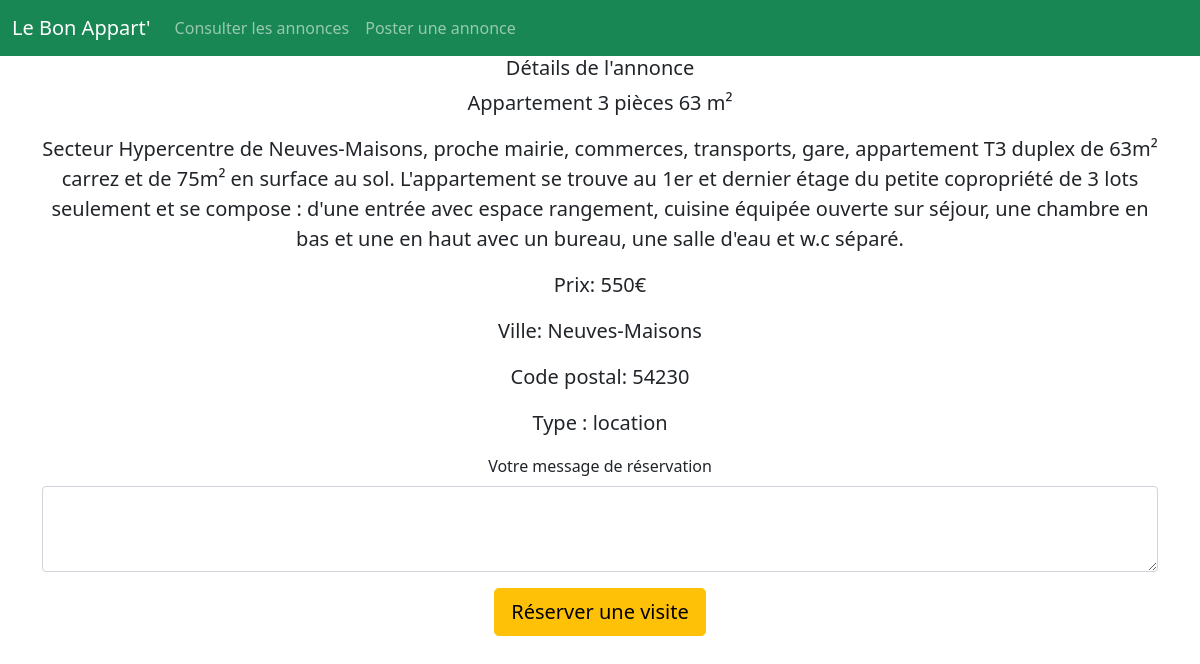
The page /fiche-annonce.php?id=21 on the database its author committed.
### tables this page shows
CREATE TABLE `advert` (
  `id` int(3) NOT NULL,
  `title` varchar(255) NOT NULL,
  `description` varchar(500) NOT NULL,
  `postal_code` varchar(255) NOT NULL,
  `city` varchar(255) NOT NULL,
  `type` enum('location','vente','','') NOT NULL,
  `price` varchar(255) NOT NULL,
  `reservation_message` varchar(255) NOT NULL
);

### inc/init.php (called while the page is built, shortened)
<?php
$content = '';

### fiche-annonce.php (the view, shortened to what this page needs)
<?php require_once './inc/init.php';
if (isset($_GET['id'])) {
    $data = $pdo->query("SELECT * FROM advert WHERE id = '$_GET[id]'");
}
$detail = $data->fetch(PDO::FETCH_ASSOC);
$content .= '<div class="container text-center">';
$content .= "<p class=\"lead\">" . $detail['title'] . "</p>";
$content .= "<p class=\"lead\">" . $detail['description'] . "</p>";
$content .= "<p class=\"lead\">Prix: " . $detail['price'] . "€" . "</p>";
$content .= "<p class=\"lead\">Ville: " . $detail['city'] . "</p>";
$content .= "<p class=\"lead\">Code postal: " . $detail['postal_code'] . "</p>";
$content .= "<p class=\"lead\">Type : " . $detail['type'] . "</p>";
$content .= "<form action=\"\" method=\"POST\">";
$content .= "<div class=\"mb-3\">
<label for=\"message\" class=\"form-label\">Votre message de réservation</label>
<textarea class=\"form-control\" id=\"textarea\" rows=\"3\"></textarea>
</div>";
$content .= "<input type=submit value=\"Réserver une visite\" class=\"btn btn-lg btn-warning mb-5\" name=\"reserver_bien\">";
$content .= "</form>";
?>
<?php require_once './inc/header.inc.php'; ?>
<h5 class="text-center">Détails de l'annonce</h5>
<?= $content; ?>
<?php require_once './inc/footer.inc.php'; ?>

### rows shown on the page
advert: title "Appartement 3 pièces 63 m²", description "Secteur Hypercentre de Neuves-Maisons, proche mairie, commerces, transports, gare, appartement T3 duplex de 63m² carrez et de 75m² en surface au sol. L'appartement se trouve au 1er et dernier étage du petite copropriété de 3 lots seulement et se compose : d'une entrée avec espace rangement, cuisine équipée ouverte sur séjour, une chambre en bas et une en haut avec un bureau, une salle d'eau et w.c séparé.", price "550", city "Neuves-Maisons", postal_code "54230", type "location"
